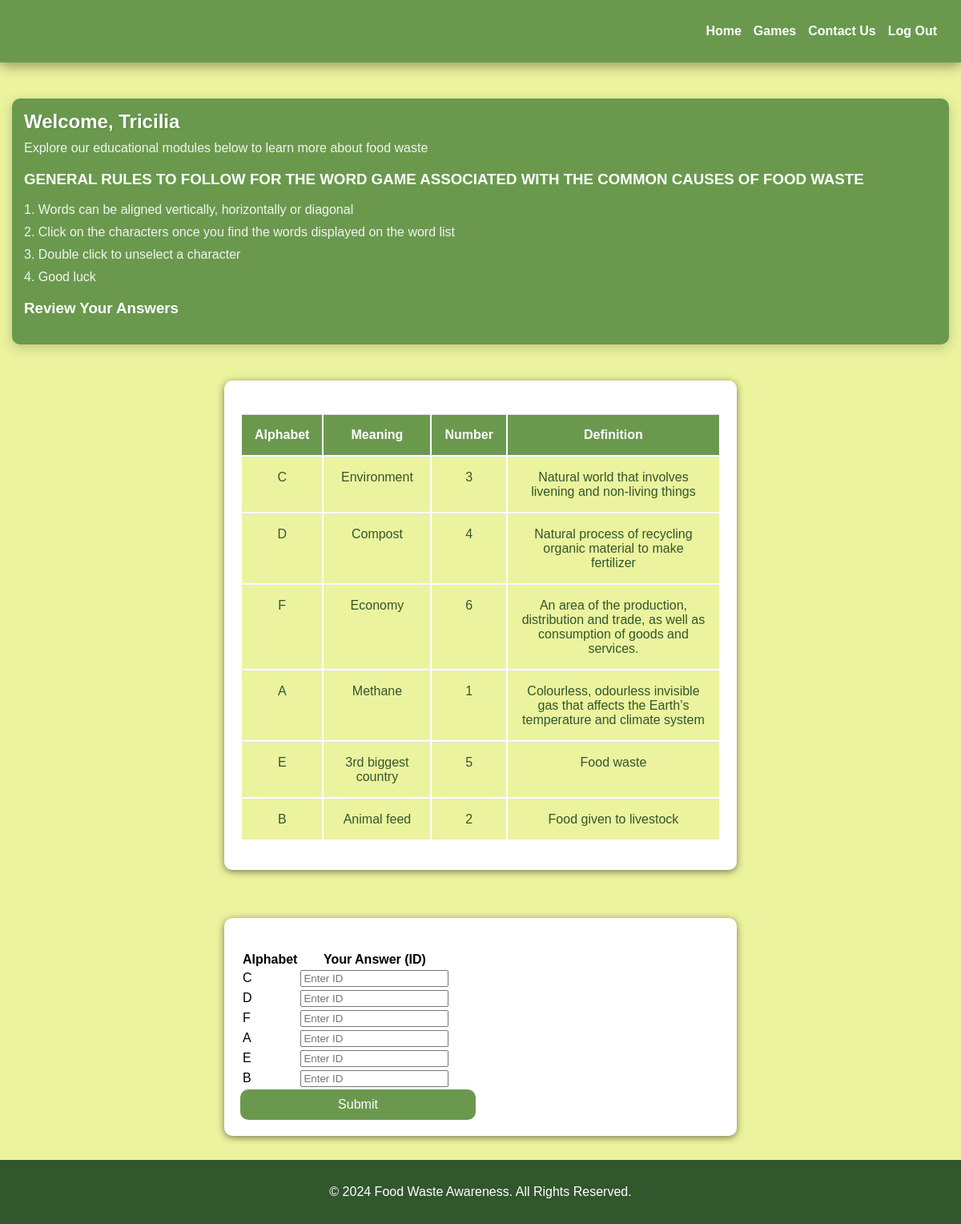
The page /user_account_common_word_game (signed in) on the database its author committed.
### tables this page shows
CREATE TABLE CommonCausesGame (
            id INTEGER PRIMARY KEY,
            TextColumn TEXT NOT NULL,
            AlphabetColumn TEXT NOT NULL UNIQUE,
            AlphabetColumnText TEXT NOT NULL UNIQUE
        );

### app.py (the view)
@app.route('/user_account_common_word_game', methods=['GET', 'POST'])
def user_account_common_word_game():
    if request.method == 'POST':
        form_data = request.form.to_dict()
        return common_causes_game_check(form_data)
    questions = get_all_questions()  # Retrieve all questions with options from the database
    questions_prevention_method = get_all_questions_for_prevention_method()
    questions_management_method = get_all_questions_for_management_waste()
    questions_env = get_all_questions_for_environmental_waste()
    questions_common_cuase = get_all_questions_for_common_cause_waste()
    random_records = get_random_common_cause_records()
    grid = create_word_search()
    mixed_words = get_mixed_anagram_words()
    random_records_prevention=get_random_prevention_game_records()
    random_records_prevention=get_random_prevention_game_records()
    user_name = session.get('name', 'User')  # Retrieve the user's name from session
    return render_template('userAccountGame1.html', user_name=user_name, questions=questions,
                           questions_env=questions_env, questions_prevention_method=questions_prevention_method,
                           questions_management_method=questions_management_method, questions_common_cuase=questions_common_cuase,
                           records=random_records, grid=grid, mixed_words=mixed_words, random_records_prevention=random_records_prevention)

### app.py (called while the page is built)
def get_random_prevention_game_records():
    connection = sqlite3.connect('FoodwasteAppdatabase.db')
    cursor = connection.cursor()
    cursor.execute('''
        SELECT id, TextColumn, AlphabetColumn, PreventionImage
        FROM PreventionGame
    ''')
    records_prevention = cursor.fetchall()
    connection.close()
    ids = [row[0] for row in records_prevention]
    text_columns = [row[1] for row in records_prevention]
    random.shuffle(ids)
    random.shuffle(text_columns)
    random_records_prevention = [
        {
            "id": ids[i],
            "text_column": text_columns[i],
            "alphabet_column": records_prevention[i][2],
            "prevention_image": base64.b64encode(records_prevention[i][3]).decode('utf-8')  # Convert image to base64
        }
        for i in range(len(records_prevention))
    ]
    return random_records_prevention

def get_random_common_cause_records():
    connection = sqlite3.connect('FoodwasteAppdatabase.db')
    cursor = connection.cursor()
    cursor.execute('''
        SELECT id, TextColumn, AlphabetColumn, AlphabetColumnText
        FROM CommonCausesGame
        ORDER BY RANDOM()
    ''')
    records = cursor.fetchall()
    connection.close()
    random_records = [
        {
            "id": row[0],
            "text_column": row[1],
            "alphabet_column": row[2],
            "alphabet_column_text": row[3]
        }
        for row in records
    ]
    return random_records

def get_mixed_anagram_words():
    connection = sqlite3.connect('FoodwasteAppdatabase.db')
    cursor = connection.cursor()
    cursor.execute("SELECT EnvAnagramMixedWords FROM EnvironmnentaAnagram")
    words = cursor.fetchall()
    connection.close()
    mixed_words = []
    for word in words:
        word = word[0]  # Extract the string from the tuple
        mixed_word = ''.join(random.sample(word, len(word)))  # Shuffle the letters
        mixed_words.append(mixed_word)
    return mixed_words

### templates/userAccountGame1.html (shortened to what this page needs)
<!DOCTYPE html>
<html lang="en">
  <head>
    <link rel="stylesheet" href="/static/css/style.css" />
  </head>
  <body x-data="FoodwasteApp">
  <body>
    <div class="baner">
      <div class="nav-links">
        <a href="{{ url_for('user_account') }}">Home</a>
        <a href="{{ url_for('user_account_game') }}">Games</a>
        <a href="">Contact Us</a>
        <a href="/logout">Log Out</a>
      </div>
    </div>
    <div class="welcome-banner">
      <h2>Welcome, {{user_name}}</h2>
      <p>
        Explore our educational modules below to learn more about food waste
      </p>
      <h3>GENERAL RULES TO FOLLOW FOR THE WORD GAME ASSOCIATED WITH THE COMMON CAUSES OF FOOD WASTE</h3>
      <p>1. Words can be aligned vertically, horizontally or diagonal </p>
      <p>2. Click on the characters once you find the words displayed on the word list </p>
      <p>3. Double click to unselect a character </p>
      <p>4. Good luck </p>
      <div id="review-section">
          <h3>Review Your Answers</h3>
      </div>
    </div>
<div class="container">
    <div class="table-responsive">
        <table class="table table-bordered table-striped">
            <thead>
                <tr>
                    <th>Alphabet</th>
                    <th>Meaning</th>
                    <th>Number</th>
                    <th>Definition</th>
                </tr>
            </thead>
            <tbody>
                {% for record in records %}
                    <tr>
                        <td>{{ record.alphabet_column }} </td>
                        <td> {{ record.alphabet_column_text }}</td>
                        <td>{{ record.id }}</td>
                         <td>{{ record.text_column }}</td>
                      </tr>
                {% endfor %}
            </tbody>
        </table>
    </div>
</div>
<div class="container" x-show="Admin_Home_Page" x-cloak>
  <div class="table-responsive">
    <form method="POST" action="/user_account_common_word_game">
      <table>
          <tr>
              <th>Alphabet</th>
              <th>Your Answer (ID)</th>
          </tr>
          {% for record in records %}
              <tr>
                  <td>{{ record.alphabet_column }}</td>
                  <td>
                      <input  type="number" name="answer_{{ record.alphabet_column }}" placeholder="Enter ID">
                  </td>
              </tr>
          {% endfor %}
      </table>
      <button type="submit" class="submit-button">Submit</button>
  </form>
  </div>
</div>
<footer class="footer">
<div class="footer-content">
  <p>&copy; 2024 Food Waste Awareness. All Rights Reserved.</p>
</div>
</footer>
</body>
</html>

### static/css/style.css (style rules this page uses)
body { background-color: #ecf39e; font-size: medium; font-family: 'Lucida Sans', 'Lucida Sans Regular', 'Lucida Grande', 'Lucida Sans Unicode', Geneva, Verdana, sans-serif; display: flex; flex-direction: column; min-height: 100vh; margin: 0; }
.welcome-banner { background-color: #6a994e; color: white; padding: 20px; margin: 20px; border-radius: 10px; box-shadow: 0 4px 15px rgba(0, 0, 0, 0.2); }
.welcome-banner h2 { color: white; margin: 0; font-size: 24px; text-shadow: 1px 1px 2px rgba(0, 0, 0, 0.2); }
.welcome-banner p { margin: 10px 0 0; font-size: 16px; opacity: 0.9; }
.baner { background-color: #6a994e; box-shadow: 0 4px 15px rgba(0, 0, 0, 0.4); padding: 30px; width: 100% auto; margin-bottom: 30px; top: 0; left: 0; z-index: 1; }
.nav-links { display: flex; float: right; gap: 25px; }
.nav-links a { color: white; text-decoration: none; font-weight: bold; transition: color 0.3s; }
@media screen and (max-width: 1330px) { .welcome-banner { margin: 15px; padding: 15px; } }
@media screen and (max-width: 1330px) { .nav-links { gap: 15px; } }
h2 { font-size: 30px; text-shadow: 2px 2px 0 rgba(0, 0, 0, 0.189); margin: 0; font-family: 'Patrick Hand', 'Lucida Sans', 'Lucida Sans Regular', 'Lucida Grande', 'Lucida Sans Unicode', Geneva, Verdana, sans-serif; color: #31572c; }
.container { width: 600px; margin: 30px auto; padding: 20px; background-color: white; border-radius: 10px; box-shadow: 0 2px 10px rgba(0, 0, 0, 0.5); }
.submit-button, .back-button { width: 49%; border-radius: 10px; background-color: #6a994e; border: none; color: white; justify-content: center; padding: 10px; font-size: 16px; cursor: pointer; text-align: center; transition: background-color 0.3s; }
.footer { background-color: #31572c; color: white; text-align: center; padding: 15px 0; margin-top: auto; box-sizing: border-box; width: 100%; }
.footer-content { max-width: 1200px; margin: 0 auto; }
.table-responsive { overflow-x: auto; -webkit-overflow-scrolling: touch; margin-top: 20px; }
.table { width: 100%; max-width: 100%; margin-bottom: 1rem; background-color: transparent; }
.table th, .table td { padding: 1rem; vertical-align: top; border-top: 1px solid #dee2e6; text-align: center; }
.table th { background-color: #6a994e; color: white; }
.table td { background-color: #ecf39e; color: #31572c; }

### rows shown on the page
CommonCausesGame: alphabet_column "C", alphabet_column_text "Environment", id "3", text_column "Natural world that involves livening and non-living things"
CommonCausesGame: alphabet_column "D", alphabet_column_text "Compost", id "4", text_column "Natural process of recycling organic material to make fertilizer", alphabet_column "Enter ID"
CommonCausesGame: alphabet_column "F", alphabet_column_text "Economy", id "6", text_column "An area of the production, distribution and trade, as well as consumption of goods and services."
CommonCausesGame: alphabet_column "A", alphabet_column_text "Methane", id "1", text_column "Colourless, odourless invisible gas that affects the Earth’s temperature and climate system"
CommonCausesGame: alphabet_column "E", alphabet_column_text "3rd biggest country", id "5", text_column "Food waste", alphabet_column "Enter ID"
CommonCausesGame: alphabet_column "B", alphabet_column_text "Animal feed", id "2", text_column "Food given to livestock"

### other values the page prints
{{ user_name }} "Tricilia"
